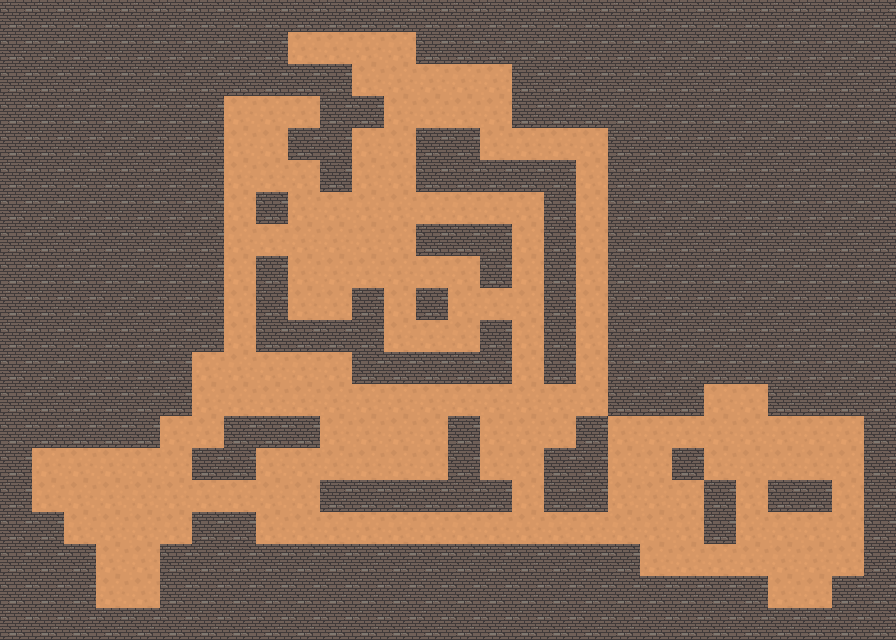

Below is a game level as drawn by its tile map, then a one-line description and the .tmx file that defines it, in full:
An orthogonal 28x20 tile map with 32x32 px tiles, 1 tile layer (Прошарок плиток 1).

<map version="1.10" tiledversion="1.10.2" orientation="orthogonal" renderorder="left-up" width="28" height="20" tilewidth="32" tileheight="32" infinite="0" nextlayerid="2" nextobjectid="1">
 <tileset firstgid="1" source="Підлога.tsx" />
 <layer id="1" name="Прошарок плиток 1" width="28" height="20">
  <data encoding="csv">
2,2,2,2,2,2,2,2,2,2,2,2,2,2,2,2,2,2,2,2,2,2,2,2,2,2,2,2,
2,2,2,2,2,2,2,2,2,1,1,1,1,2,2,2,2,2,2,2,2,2,2,2,2,2,2,2,
2,2,2,2,2,2,2,2,2,2,2,1,1,1,1,1,2,2,2,2,2,2,2,2,2,2,2,2,
2,2,2,2,2,2,2,1,1,1,2,2,1,1,1,1,2,2,2,2,2,2,2,2,2,2,2,2,
2,2,2,2,2,2,2,1,1,2,2,1,1,2,2,1,1,1,1,2,2,2,2,2,2,2,2,2,
2,2,2,2,2,2,2,1,1,1,2,1,1,2,2,2,2,2,1,2,2,2,2,2,2,2,2,2,
2,2,2,2,2,2,2,1,2,1,1,1,1,1,1,1,1,2,1,2,2,2,2,2,2,2,2,2,
2,2,2,2,2,2,2,1,1,1,1,1,1,2,2,2,1,2,1,2,2,2,2,2,2,2,2,2,
2,2,2,2,2,2,2,1,2,1,1,1,1,1,1,2,1,2,1,2,2,2,2,2,2,2,2,2,
2,2,2,2,2,2,2,1,2,1,1,2,1,2,1,1,1,2,1,2,2,2,2,2,2,2,2,2,
2,2,2,2,2,2,2,1,2,2,2,2,1,1,1,2,1,2,1,2,2,2,2,2,2,2,2,2,
2,2,2,2,2,2,1,1,1,1,1,2,2,2,2,2,1,2,1,2,2,2,2,2,2,2,2,2,
2,2,2,2,2,2,1,1,1,1,1,1,1,1,1,1,1,1,1,2,2,2,1,1,2,2,2,2,
2,2,2,2,2,1,1,2,2,2,1,1,1,1,2,1,1,1,2,1,1,1,1,1,1,1,1,2,
2,1,1,1,1,1,2,2,1,1,1,1,1,1,2,1,1,2,2,1,1,2,1,1,1,1,1,2,
2,1,1,1,1,1,1,1,1,1,2,2,2,2,2,2,1,2,2,1,1,1,2,1,2,2,1,2,
2,2,1,1,1,1,2,2,1,1,1,1,1,1,1,1,1,1,1,1,1,1,2,1,1,1,1,2,
2,2,2,1,1,2,2,2,2,2,2,2,2,2,2,2,2,2,2,2,1,1,1,1,1,1,1,2,
2,2,2,1,1,2,2,2,2,2,2,2,2,2,2,2,2,2,2,2,2,2,2,2,1,1,2,2,
2,2,2,2,2,2,2,2,2,2,2,2,2,2,2,2,2,2,2,2,2,2,2,2,2,2,2,2
</data>
 </layer>
</map>
